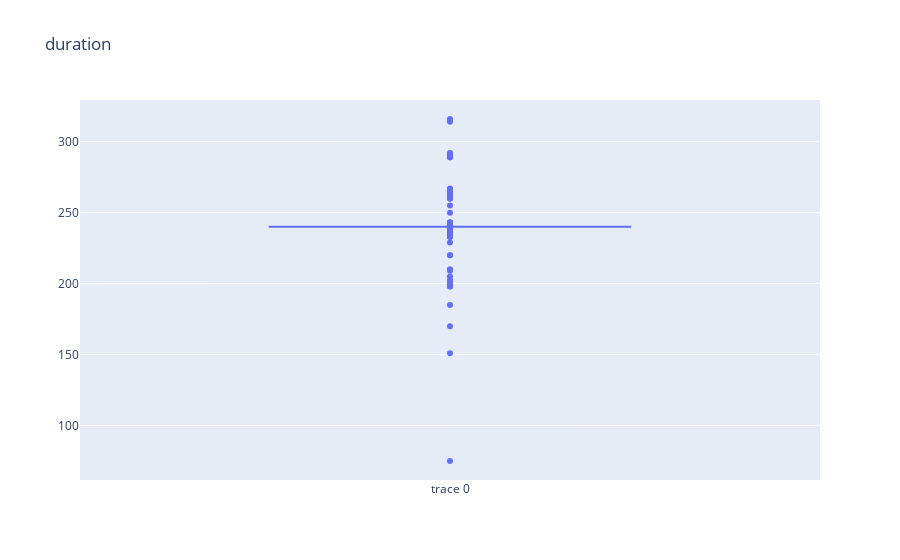

The notebook cell this image was saved under:
### Code cell
go.Figure(data=go.Box(y=teams_matches_df.duration), layout=dict(title='duration'))

### Figure 1 — Plotly figure (JSON) as saved in the notebook; plotly's stock layout.template omitted (floating-point values rounded to 4 significant figures; data arrays with more than 128 entries replaced by an {"elided": "..."} marker saying what was removed)
{"data": [{"type": "box", "y": {"elided": "3753 int values"}}], "layout": {"title": {"text": "duration"}}}
